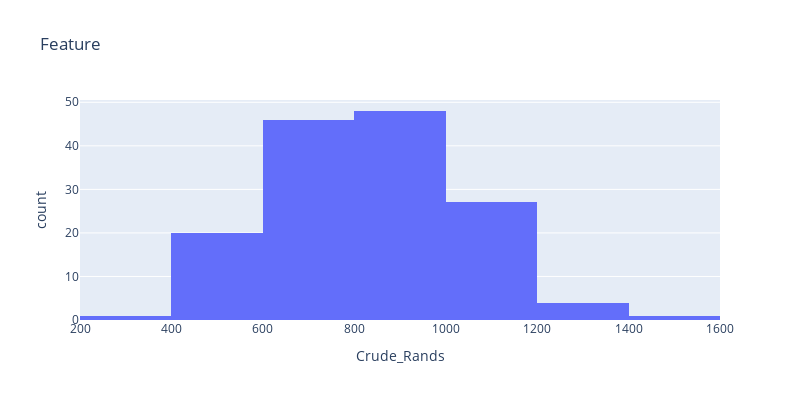
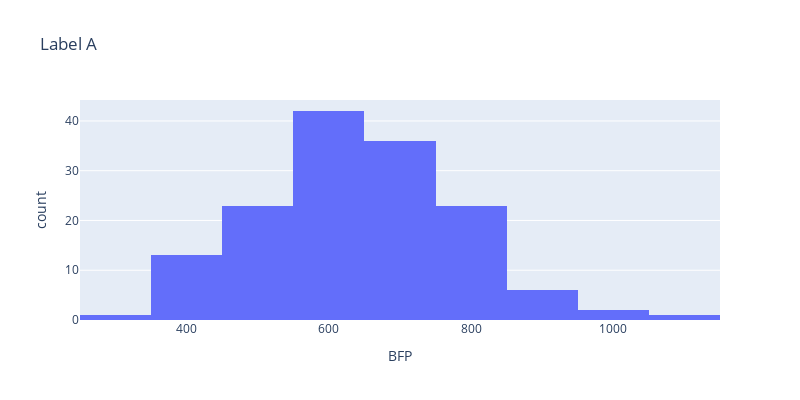
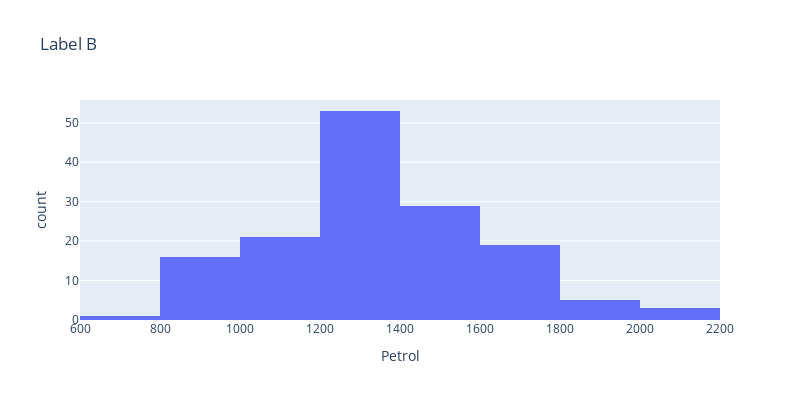

Here is the notebook cell these charts were saved with, in order:
### Markdown cell above
### Data Visualization

### Code cell
import plotly.express as px

fig = px.histogram(dataset, x="Crude_Rands" , nbins=10, title="Feature", width=800, height=400)
fig1 = px.histogram(dataset, x="BFP" , nbins=10, title="Label A", width=800, height=400)
fig2 = px.histogram(dataset, x="Petrol" , nbins=10, title="Label B", width=800, height=400)
fig.show()
fig1.show()
fig2.show()

### Figure 1 — Plotly figure (JSON) as saved in the notebook; plotly's stock layout.template omitted (floating-point values rounded to 4 significant figures; data arrays with more than 128 entries replaced by an {"elided": "..."} marker saying what was removed)
{"data": [{"alignmentgroup": "True", "bingroup": "x", "hovertemplate": "Crude_Rands=%{x}<br>count=%{y}<extra></extra>", "legendgroup": "", "marker": {"color": "#636efa", "pattern": {"shape": ""}}, "name": "", "nbinsx": 10, "offsetgroup": "", "orientation": "v", "showlegend": false, "type": "histogram", "x": {"elided": "147 float values"}, "xaxis": "x", "yaxis": "y"}], "layout": {"barmode": "relative", "height": 400, "legend": {"tracegroupgap": 0}, "title": {"text": "Feature"}, "width": 800, "xaxis": {"anchor": "y", "domain": [0, 1], "title": {"text": "Crude_Rands"}}, "yaxis": {"anchor": "x", "domain": [0, 1], "title": {"text": "count"}}}}

### Figure 2 — Plotly figure (JSON) as saved in the notebook; plotly's stock layout.template omitted (floating-point values rounded to 4 significant figures; data arrays with more than 128 entries replaced by an {"elided": "..."} marker saying what was removed)
{"data": [{"alignmentgroup": "True", "bingroup": "x", "hovertemplate": "BFP=%{x}<br>count=%{y}<extra></extra>", "legendgroup": "", "marker": {"color": "#636efa", "pattern": {"shape": ""}}, "name": "", "nbinsx": 10, "offsetgroup": "", "orientation": "v", "showlegend": false, "type": "histogram", "x": {"elided": "147 float values"}, "xaxis": "x", "yaxis": "y"}], "layout": {"barmode": "relative", "height": 400, "legend": {"tracegroupgap": 0}, "title": {"text": "Label A"}, "width": 800, "xaxis": {"anchor": "y", "domain": [0, 1], "title": {"text": "BFP"}}, "yaxis": {"anchor": "x", "domain": [0, 1], "title": {"text": "count"}}}}

### Figure 3 — Plotly figure (JSON) as saved in the notebook; plotly's stock layout.template omitted (floating-point values rounded to 4 significant figures; data arrays with more than 128 entries replaced by an {"elided": "..."} marker saying what was removed)
{"data": [{"alignmentgroup": "True", "bingroup": "x", "hovertemplate": "Petrol=%{x}<br>count=%{y}<extra></extra>", "legendgroup": "", "marker": {"color": "#636efa", "pattern": {"shape": ""}}, "name": "", "nbinsx": 10, "offsetgroup": "", "orientation": "v", "showlegend": false, "type": "histogram", "x": {"elided": "147 float values"}, "xaxis": "x", "yaxis": "y"}], "layout": {"barmode": "relative", "height": 400, "legend": {"tracegroupgap": 0}, "title": {"text": "Label B"}, "width": 800, "xaxis": {"anchor": "y", "domain": [0, 1], "title": {"text": "Petrol"}}, "yaxis": {"anchor": "x", "domain": [0, 1], "title": {"text": "count"}}}}
